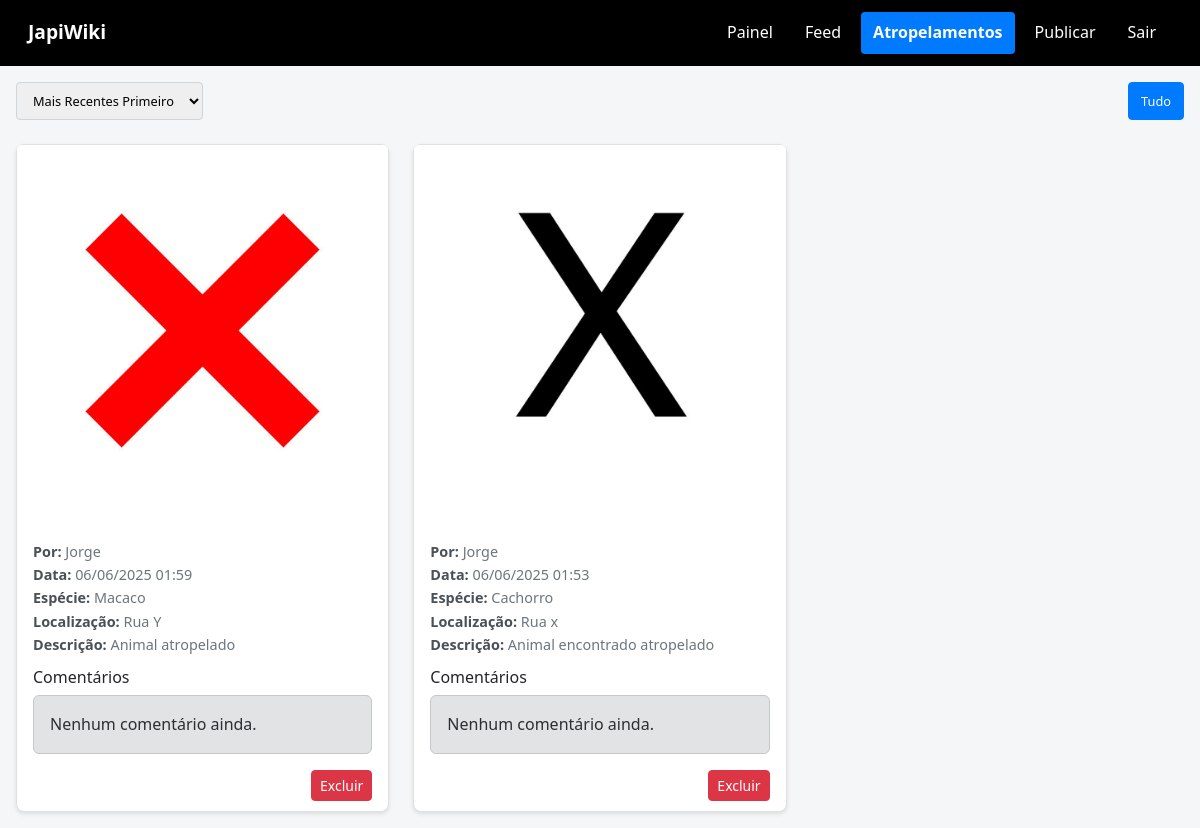
Page /feed_atropelamentos.php (signed in) on the committed database.
### tables this page shows
CREATE TABLE `atropelamentos` (
  `id` int(11) NOT NULL,
  `usuario_id` int(11) NOT NULL,
  `data_ocorrencia` datetime NOT NULL,
  `localizacao` varchar(255) DEFAULT NULL,
  `especie` varchar(255) DEFAULT NULL,
  `nome_cientifico` varchar(255) DEFAULT NULL,
  `descricao` text DEFAULT NULL,
  `caminho_foto` varchar(255) DEFAULT NULL,
  `data_postagem` timestamp NOT NULL DEFAULT current_timestamp(),
  `categoria` varchar(50) DEFAULT NULL,
  `sub_categoria` varchar(100) DEFAULT NULL
);

CREATE TABLE `usuarios` (
  `id` int(11) NOT NULL,
  `nome` varchar(100) NOT NULL,
  `email` varchar(100) NOT NULL,
  `senha` varchar(255) NOT NULL,
  `cargo` enum('user','especialista','admin') DEFAULT 'user',
  `token_senha` varchar(64) DEFAULT NULL,
  `token_expiracao` datetime DEFAULT NULL,
  `area_especialidade` varchar(255) DEFAULT NULL
);

### feed_atropelamentos.php (the view, shortened to what this page needs)
<?php
include 'conexao.php';
$painel_voltar = 'painel_usuario.php';
$ordem = $_GET['ordem'] ?? 'DESC';
$ordem_sql = ($ordem === 'ASC') ? 'ASC' : 'DESC';
$filtro = $_GET['filtro'] ?? 'tudo';
$where_filtro = '';
$stmt = $conn->prepare("
            SELECT a.*, u.nome, u.id as usuario_id
            FROM atropelamentos a
            JOIN usuarios u ON a.usuario_id = u.id
            WHERE 1 $where_filtro
            ORDER BY a.data_postagem $ordem_sql");
$stmt->execute();
$resultado = $stmt->get_result();
?>
<!DOCTYPE html>
<html lang="pt-br">
<head>
    <link href="https://cdn.jsdelivr.net/npm/bootstrap@5.3.0/dist/css/bootstrap.min.css" rel="stylesheet">
    <link rel="stylesheet" href="css/feed_atropelamento.css">
    <link rel="stylesheet" href="https://cdn.jsdelivr.net/npm/bootstrap-icons@1.11.1/font/bootstrap-icons.css">
</head>
<body>
    <nav id="japi-navbar" class="navbar navbar-expand-lg">
        <div class="container-fluid">
            <a class="navbar-brand" href="#">JapiWiki</a>
            <div class="navbar-nav">
                <a class="nav-link" href="<?= $painel_voltar ?>">Painel</a>
                <a class="nav-link" href="feed_user.php">Feed</a>
                <a class="nav-link active" href="feed_atropelamentos.php">Atropelamentos</a>
                <a class="nav-link" href="publicar.php">Publicar</a>
                <a class="nav-link" href="logout.php">Sair</a>
            </div>
        </div>
    </nav>
    <div class="feed-container">
        <div class="order-filter-container">
            <div class="order-select-container">
                <select class="order-select" onchange="window.location.href='feed_atropelamentos.php?ordem=' + this.value + '&filtro=<?= $filtro ?>'">
                    <option value="DESC" <?= ($ordem === 'DESC') ? 'selected' : '' ?>>Mais Recentes Primeiro</option>
                </select>
            </div>
            <div class="filter-buttons-container">
                <button class="filter-button <?= ($filtro === 'tudo' ? 'active' : '') ?>" onclick="window.location.href='feed_atropelamentos.php?filtro=tudo&ordem=<?= $ordem ?>'">Tudo</button>
                </div>
        </div>
        <?php while ($atropelamento = $resultado->fetch_assoc()): ?>
            <div class="card">
                <?php
                $nome_arquivo = basename($atropelamento['caminho_foto']);
                $caminho_imagem = "fotos/" . $nome_arquivo;
                ?>
                <?php if (file_exists(__DIR__ . "/" . $caminho_imagem)): ?>
                    <img src="<?= $caminho_imagem ?>" class="card-img-top" alt="<?= htmlspecialchars($atropelamento['titulo'] ?? '') ?>">
                <?php else: ?>
                    <div class="bg-secondary text-white p-5 text-center">
                        Imagem não encontrada
                    </div>
                <?php endif; ?>
                <div class="card-body">
                    <div class="post-info">
                        <strong>Por:</strong> <?= htmlspecialchars($atropelamento['nome'] ?? 'Desconhecido') ?>
                        <br>
                        <strong>Data:</strong> <?= date('d/m/Y H:i', strtotime($atropelamento['data_postagem'] ?? '')) ?>
                        <br>
                        <strong>Espécie:</strong> <?= htmlspecialchars($atropelamento['especie'] ?? '') ?><br>
                        <strong>Localização:</strong> <?= htmlspecialchars($atropelamento['localizacao'] ?? '') ?><br>
                        <strong>Descrição:</strong> <?= htmlspecialchars($atropelamento['descricao'] ?? '') ?><br>
                    </div>
                    <div class="comentarios-container">
                        <h6>Comentários</h6>
                        <?php
                        $stmt_comentarios = $conn->prepare("
                                                        SELECT c.*, u.nome, u.cargo
                                                        FROM comentarios c
                                                        JOIN usuarios u ON c.usuario_id = u.id
                                                        WHERE c.publicacao_id = ? AND c.tipo_publicacao = 'atropelamento'
                                                        ORDER BY c.data_comentario ASC
                                                     ");
                        $stmt_comentarios->bind_param("i", $atropelamento['id']);
                        $stmt_comentarios->execute();
                        $comentarios = $stmt_comentarios->get_result();
                        if ($comentarios->num_rows > 0):
                            while ($comentario = $comentarios->fetch_assoc()): ?>
                                <div class="comentario visualizacao-apenas">
                                    <div class="comentario-info">
                                        <span class="comentario-autor">
                                            <?= htmlspecialchars($comentario['nome']) ?>
                                            <?= ($comentario['cargo'] === 'especialista') ? '<span class="badge bg-info">Especialista</span>' : '' ?>
                                            <?= ($comentario['cargo'] === 'admin') ? '<span class="badge bg-danger">Admin</span>' : '' ?>
                                            <?= ($comentario['cargo'] === 'user') ? '<span class="badge bg-secondary">Usuário</span>' : '' ?>
                                        </span>
                                        <span>
                                            <?= date('d/m/Y H:i', strtotime($comentario['data_comentario'])) ?>
                                        </span>
                                    </div>
                                    <p class="comentario-text">
                                        <?= nl2br(htmlspecialchars($comentario['comentario'])) ?>
                                    </p>
                                    <?php if ($_SESSION['cargo'] === 'admin' || $_SESSION['usuario_id'] === $comentario['usuario_id']): ?>
                                        <a href="editar_comentario.php?comentario_id=<?= $comentario['id'] ?>&tipo_publicacao=atropelamento" class="btn btn-edit btn-sm mt-2">Editar Comentário</a>
                                        <a href="delete.php?comentario_id=<?= $comentario['id'] ?>&tipo=atropelamento_comentario" class="btn btn-danger btn-sm mt-2" onclick="return confirm('Tem certeza que deseja excluir este comentário?')">Excluir Comentário</a>
                                    <?php endif; ?>
                                </div>
                            <?php endwhile;
                        else: ?>
                            <div class="alert alert-secondary">Nenhum comentário ainda.</div>
                        <?php endif; ?>
                    </div>
                    <?php if ($_SESSION['cargo'] === 'admin' || $_SESSION['usuario_id'] === $atropelamento['usuario_id']): ?>
                        <a href="delete.php?id=<?= $atropelamento['id'] ?>&tipo=atropelamento" class="btn btn-danger btn-sm ms-auto"
                           onclick="return confirm('Tem certeza que deseja excluir este registro de atropelamento?')">
                            Excluir
                        </a>
                    <?php endif; ?>
                </div>
            </div>
        <?php endwhile; ?>
    </div>
</body>
</html>

### css/feed_atropelamento.css (style rules this page uses)
body { margin: 0; padding: 0; font-family: 'Segoe UI', Tahoma, Geneva, Verdana, sans-serif; background-color: #f4f6f8; color: #333; line-height: 1.6; }
#japi-navbar { background-color: black !important; padding: 0.75rem 1rem !important; }
#japi-navbar .navbar-nav .nav-link { color: white !important; padding: 0.5rem 0.75rem !important; margin: 0 0.25rem !important; border-radius: 0.25rem !important; transition: all 0.3s ease !important; }
#japi-navbar .navbar-nav .nav-link.active { background-color: #007bff !important; color: white !important; font-weight: bold !important; }
#japi-navbar .navbar-brand { color: white !important; font-weight: bold !important; font-size: 1.2rem !important; }
.feed-container { max-width: 1200px; margin: 1rem auto; padding: 0 1rem; display: grid; grid-template-columns: repeat(auto-fill, minmax(350px, 1fr)); gap: 1.5rem; align-items: stretch; }
.card { border: 1px solid #e0e0e0; border-radius: 0.5rem; box-shadow: 0 2px 4px rgba(0, 0, 0, 0.1); transition: all 0.3s ease; background-color: #fff; display: flex; flex-direction: column; height: 100%; }
.card-img-top { max-height: 100%; max-width: 100%; object-fit: cover; object-position: center; }
.card-body { display: flex; flex-direction: column; flex-grow: 1; padding-bottom: 10px; }
.post-info { font-size: 0.9rem; color: #6c757d; margin-bottom: 0.75rem; }
.post-info strong { color: #495057; }
.order-filter-container { display: flex; justify-content: space-between; align-items: center; grid-column: 1 / -1; }
.filter-button { padding: 0.5rem 0.75rem; border-radius: 0.25rem; border: 1px solid #6c757d; background-color: black; color: white; font-size: 0.8rem; cursor: pointer; margin-left: 0.5rem; }
.filter-button.active { background-color: #007bff; border-color: #007bff; }
@media (max-width: 1200px) { .feed-container { grid-template-columns: repeat(auto-fill, minmax(300px, 1fr)); } }

### feed_atropelamentos.php (style rules this page uses)
.order-filter-container { display: flex; justify-content: space-between; align-items: center; flex-wrap: wrap; }
.order-select-container { text-align: left; margin-right: 1rem; }
.filter-buttons-container { text-align: right; display: flex; gap: 0.5rem; }
.order-select { padding: 0.5rem 0.75rem; border-radius: 0.25rem; border: 1px solid #ced4da; font-size: 0.8rem; }
.filter-button { padding: 0.5rem 0.75rem; border-radius: 0.25rem; border: 1px solid #6c757d; background-color: #6c757d; color: white; font-size: 0.8rem; cursor: pointer; }

### rows in the picture
atropelamentos: caminho_foto (picture), usuario.nome "Jorge", data_postagem "06/06/2025 01:59", especie "Macaco", localizacao "Rua Y", descricao "Animal atropelado"
atropelamentos: caminho_foto (picture), usuario.nome "Jorge", data_postagem "06/06/2025 01:53", especie "Cachorro", localizacao "Rua x", descricao "Animal encontrado atropelado"
